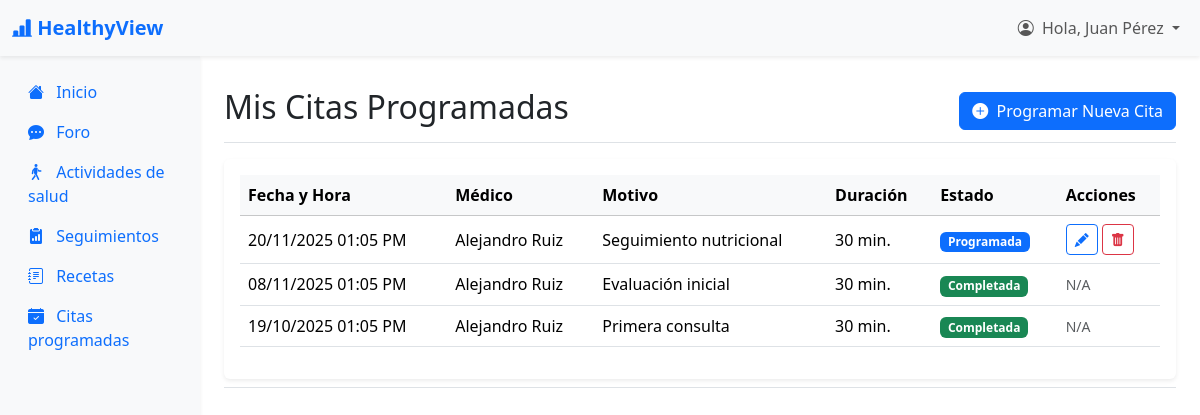
/index.php?action=verCitas (signed in), run on the app's committed database.
### tables this page shows
CREATE TABLE `cita` (
  `idCita` int(11) NOT NULL AUTO_INCREMENT,
  `idPaciente` int(11) NOT NULL,
  `idMedico` int(11) NOT NULL,
  `fechaHora` datetime NOT NULL,
  `duracionMin` int(11) DEFAULT 30,
  `motivo` varchar(255) DEFAULT NULL,
  `estado` enum('Programada','Completada','Cancelada','NoAsistida') DEFAULT 'Programada',
  `creadoEn` datetime DEFAULT current_timestamp(),
  PRIMARY KEY (`idCita`),
  KEY `idPaciente` (`idPaciente`),
  KEY `idMedico` (`idMedico`),
  CONSTRAINT `cita_ibfk_1` FOREIGN KEY (`idPaciente`) REFERENCES `paciente` (`idPaciente`) ON UPDATE CASCADE,
  CONSTRAINT `cita_ibfk_2` FOREIGN KEY (`idMedico`) REFERENCES `medico` (`idMedico`) ON UPDATE CASCADE
);

### app/controllers/PacienteController.php (called while the page is built, shortened)
<?php
include_once "app/models/PacienteModel.php";
class PacienteController {
    private $model;
    public function __construct($connection) {
        $this->model = new PacienteModel($connection);
    }
    public function verCitas() {
        $idPaciente = $_SESSION['usuario_id'];
        $listaCitas = $this->model->getCitasPaciente($idPaciente);
        include_once 'app/views/paciente/layout_paciente.php';
    }
}
?>

### app/models/PacienteModel.php (called while the page is built, shortened)
<?php
class PacienteModel {
    private $connection;
    public function __construct($connection) {
        $this->connection = $connection;
    }
    public function getCitasPaciente($idPaciente) {
        $sql = "SELECT
                    c.idCita,
                    c.fechaHora,
                    c.motivo,
                    c.duracionMin,
                    c.estado,
                    CONCAT(m.nombre, ' ', m.apellidoPaterno) as medicoNombre
                FROM cita c
                JOIN medico m ON c.idMedico = m.idMedico
                WHERE c.idPaciente = ?
                ORDER BY c.fechaHora DESC";
        try {
            $statement = $this->connection->prepare($sql);
            $statement->bind_param("i", $idPaciente);
            $statement->execute();
            $result = $statement->get_result();
            return $result->fetch_all(MYSQLI_ASSOC);
        } catch (mysqli_sql_exception $e) {
            return [];
        }
    }
}
?>

### app/views/paciente/view_citas.php (the view, shortened to what this page needs)
<div class="d-flex justify-content-between flex-wrap flex-md-nowrap align-items-center pt-3 pb-2 mb-3 border-bottom">
    <h1 class="h2">Mis Citas Programadas</h1>
    <a href="index.php?action=showCrearCita" class="btn btn-primary">
        <i class="bi bi-plus-circle-fill me-1"></i>
        Programar Nueva Cita
    </a>
</div>
<div class="card border-0 shadow-sm">
    <div class="card-body">
        <div class="table-responsive">
            <table class="table table-hover align-middle">
                <thead class="table-light">
                    <tr>
                        <th scope="col">Fecha y Hora</th>
                        <th scope="col">Médico</th>
                        <th scope="col">Motivo</th>
                        <th scope="col">Duración</th>
                        <th scope="col">Estado</th>
                        <th scope="col">Acciones</th>
                    </tr>
                </thead>
                <tbody>
                    <?php if (empty($listaCitas)): ?>
                        <tr>
                            <td colspan="6" class="text-center text-muted">No tienes citas programadas.</td>
                        </tr>
                    <?php else: ?>
                        <?php foreach ($listaCitas as $cita): ?>
                            <tr>
                                <td><?php echo htmlspecialchars(date("d/m/Y h:i A", strtotime($cita['fechaHora']))); ?></td>
                                <td><?php echo htmlspecialchars($cita['medicoNombre']); ?></td>
                                <td><?php echo htmlspecialchars($cita['motivo']); ?></td>
                                <td><?php echo htmlspecialchars($cita['duracionMin']); ?> min.</td>
                                <td>
                                    <?php
                                        $estado = htmlspecialchars($cita['estado']);
                                        $badgeClass = 'bg-secondary';
                                        if ($estado == 'Programada') $badgeClass = 'bg-primary';
                                        if ($estado == 'Completada') $badgeClass = 'bg-success';
                                    ?>
                                    <span class="badge <?php echo $badgeClass; ?>"><?php echo $estado; ?></span>
                                </td>
                                <td>
                                    <?php if ($cita['estado'] == 'Programada'): ?>
                                        <a href="index.php?action=showEditarCita&idCita=<?php echo $cita['idCita']; ?>" class="btn btn-sm btn-outline-primary" title="Editar">
                                            <i class="bi bi-pencil-fill"></i>
                                        </a>
                                        <a href="index.php?action=cancelarCita&idCita=<?php echo $cita['idCita']; ?>"
                                           class="btn btn-sm btn-outline-danger"
                                           title="Cancelar"
                                           onclick="return confirm('¿Estás seguro de que deseas cancelar esta cita?');">
                                            <i class="bi bi-trash-fill"></i>
                                        </a>
                                    <?php else: ?>
                                        <span class="text-muted small">N/A</span>
                                    <?php endif; ?>
                                </td>
                            </tr>
                        <?php endforeach; ?>
                    <?php endif; ?>
                </tbody>
            </table>
        </div>
    </div>
</div>

### data on the page
cita: fechaHora "20/11/2025 01:05 PM", medicoNombre "Alejandro Ruiz", motivo "Seguimiento nutricional", duracionMin "30", estado "Programada"
cita: fechaHora "08/11/2025 01:05 PM", medicoNombre "Alejandro Ruiz", motivo "Evaluación inicial", duracionMin "30", estado "Completada", shows "N/A"
cita: fechaHora "19/10/2025 01:05 PM", medicoNombre "Alejandro Ruiz", motivo "Primera consulta", duracionMin "30", estado "Completada", shows "N/A"

### other printed values
$_SESSION['usuario_nombre'] "Juan Pérez"
